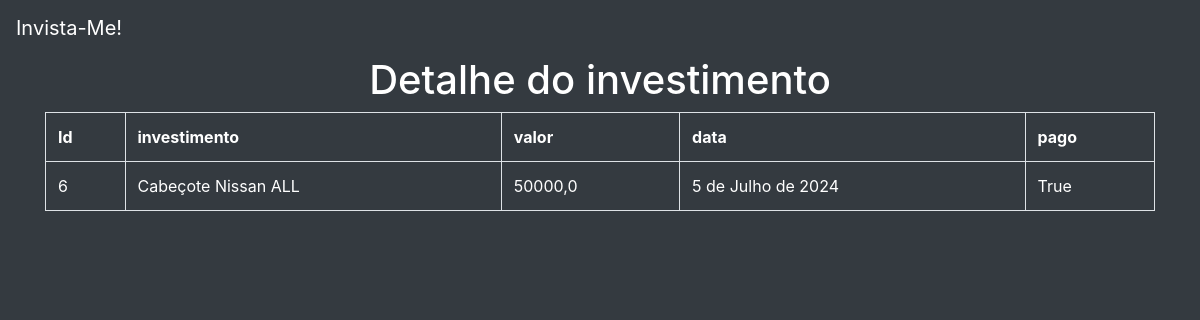
Page //6 on the committed database.
### invista_me2/models.py (models this page shows)
class Investimento(models.Model):
    investimento = models.TextField(max_length=255)
    valor = models.FloatField()
    pago = models.BooleanField(default=False)
    data = models.DateField(default=datetime.now)

### invista_me2/views.py (the view)
# urls.py: path('/<int:id_investimento>',views.detalhe,name='detalhe'),
def detalhe(request, id_investimento):
    dados = {
        'dados': Investimento.objects.get(pk=id_investimento)
        }
    return render(request, 'investimentos/detalhe.html', dados)

### invista_me2/templates/investimentos/detalhe.html
{% extends 'investimentos/base.html' %}
{% block conteudo %}
<h1 style='text-align: center;'>Detalhe do investimento</h1>
<div class="container">
    <table class='table table-hover table-bordered'>
        <tr>
            <th class="text-white">Id</th>
            <th class="text-white">investimento</th>
            <th class="text-white">valor</th>
            <th class="text-white">data</th>
            <th class="text-white">pago</th>
        </tr>
        <tr>
            <td class="text-white">{{dados.id}}</td>
            <td class="text-white">{{dados.investimento}}</td>
            <td class="text-white">{{dados.valor}}</td>
            <td class="text-white">{{dados.data}}</td>
            <td class="text-white">{{dados.pago}}</td>
        </tr>
    </table>
</div>
{% endblock %}

### invista_me2/templates/investimentos/base.html (style rules this page uses)
body { background-color: #343a40; color: white; }

### rows in the picture
Investimento: id "6", investimento "Cabeçote Nissan ALL", valor "50000,0", data "5 de Julho de 2024", pago "True"
